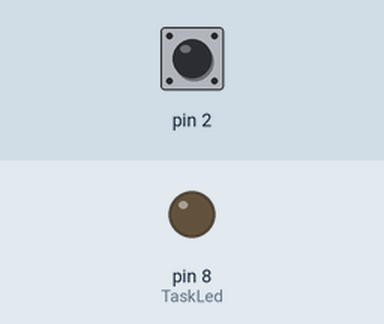
Recording of a sketch running on a simulated Arduino Uno, built with avr-gcc and run on an emulated ATmega328P. On the bench: output pins drawn as LEDs (lit = HIGH). The inputs (shaded band) are chosen by the test bench; at power-on: pin 2 HIGH.

Above: at 1.2 s.
1.3 s: pin 2 pulled LOW for 0.15 s
At 2.1 s:
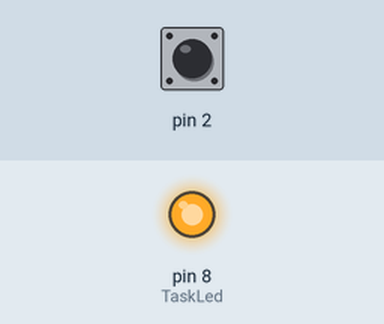
2.9 s: pin 2 pulled LOW for 1 s
At 4.6 s:
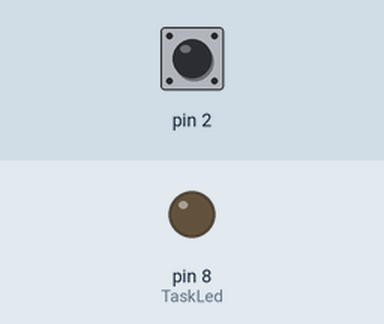
5.4 s: pin 2 pulled LOW for 3.2 s
At 9.4 s:
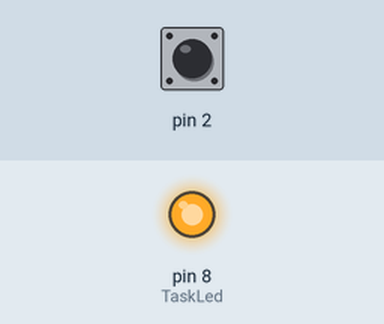
Timing chart, 0 to 10.9 s (numbered marks = the images above; inputs shaded):
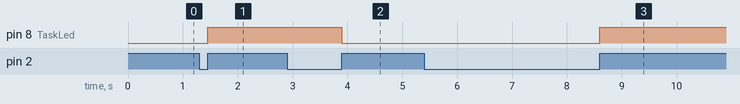

Measured:
- after the input at 1.3 s, pin 8 (TaskLed): LOW → HIGH after 0.15 s
- after the input at 2.9 s, pin 8 (TaskLed): HIGH → LOW after 1.0 s
- after the input at 5.4 s, pin 8 (TaskLed): LOW → HIGH after 3.2 s

The sketch:

2_Task_ISR.ino
```cpp
#include <Arduino_FreeRTOS.h>
#include <semphr.h>
SemaphoreHandle_t interruptSemaphore;
void setup() {
  pinMode(2, INPUT_PULLUP);
  xTaskCreate(TaskLed,
              "Led",
              128,
              NULL,
              0,
              NULL );
  interruptSemaphore = xSemaphoreCreateBinary();
  if (interruptSemaphore != NULL) {
    attachInterrupt(digitalPinToInterrupt(2), interruptHandler, RISING);
  }
}
void loop() {}
void interruptHandler()
{
  xSemaphoreGiveFromISR(interruptSemaphore, NULL);
}

void TaskLed(void *pvParameters)
{
  (void) pvParameters;

  pinMode(8, OUTPUT);

  for (;;)
  {
    if (xSemaphoreTake(interruptSemaphore, portMAX_DELAY) == pdPASS)
    {
      digitalWrite(8, !digitalRead(8));
    }

  }
}
```
